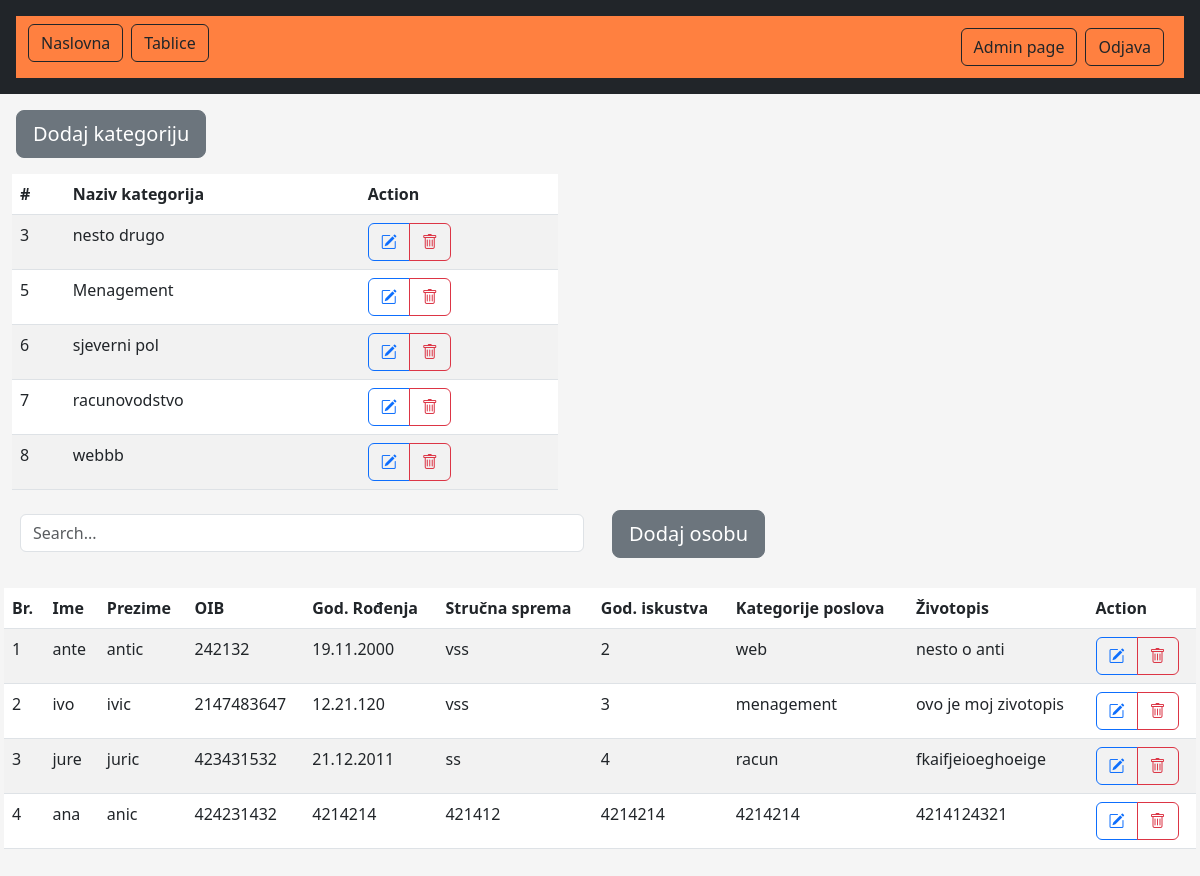
Page /tablice.php (signed in) on the committed database.
### tables this page shows
CREATE TABLE `kategorije` (
  `kategorijaID` int(11) NOT NULL AUTO_INCREMENT,
  `nazivKategorije` varchar(255) NOT NULL,
  PRIMARY KEY (`kategorijaID`)
);

CREATE TABLE `osoba` (
  `osobaID` int(11) NOT NULL AUTO_INCREMENT,
  `redniBr` int(11) NOT NULL,
  `ime` varchar(255) NOT NULL,
  `prezime` varchar(255) NOT NULL,
  `oib` int(11) NOT NULL,
  `godRod` varchar(255) NOT NULL,
  `strSprema` varchar(255) NOT NULL,
  `godIsk` varchar(255) NOT NULL,
  `katPoslova` varchar(255) NOT NULL,
  `zivotopis` varchar(255) NOT NULL,
  PRIMARY KEY (`osobaID`),
  UNIQUE KEY `redniBr` (`redniBr`),
  UNIQUE KEY `oib` (`oib`)
);

### ispis/ispisosoba.php (the view, shortened to what this page needs)
<?php
$serverName = "localhost";
$dBUsername = "root";
$dBPassword = "";
$dBName = "loginsistem";
$conn = mysqli_connect($serverName, $dBUsername, $dBPassword, $dBName);
  $sql = "SELECT * FROM osoba";
  $result = mysqli_query($conn, $sql);
  $resultCheck = mysqli_num_rows($result);
  if ($resultCheck > 0) {
    while ($row  = mysqli_fetch_assoc($result)) {
      ?>
      <tr>
        <td><?php echo $row['redniBr'] ?></td>
        <td><?php echo $row['ime'] ?></td>
        <td><?php echo $row['prezime'] ?></td>
        <td><?php echo $row['oib'] ?></td>
        <td><?php echo $row['godRod'] ?></td>
        <td><?php echo $row['strSprema'] ?></td>
        <td><?php echo $row['godIsk'] ?></td>
        <td><?php echo $row['katPoslova'] ?></td>
        <td><?php echo $row['zivotopis'] ?></td>
        <td>
          <div class="btn-group" role="group" aria-label="Basic mixed styles example">
            <a href="update.inc.php?id=<?php echo $row['osobaID'] ?>" class="btn btn-outline-primary"><i class="bi bi-pencil-square"></i></a>
            <a href="includes/delete.inc.php?id=<?php echo $row['osobaID'] ?>" class="btn btn-outline-danger"><i class="bi bi-trash"></i></a>
          </div>
        </td>
      </tr>
      <?php
    }
  }
?>

### includes/header.inc.php (shortened to what this page needs)
<!doctype html>
<html lang="en">
  <head>
    <link rel="stylesheet" href="https://cdn.jsdelivr.net/npm/bootstrap-icons@1.10.3/font/bootstrap-icons.css">
    <link href="https://cdn.jsdelivr.net/npm/bootstrap@5.3.0-alpha1/dist/css/bootstrap.min.css" rel="stylesheet">
    <link href="css/sign-in.css" rel="stylesheet">
  </head>
  <body>
<header class="p-3 text-bg-dark">
  <nav nav class="navbar navbar-expand-lg" style="background-color: #ff8040;">
    <div class="container-fluid">
      <div class="collapse navbar-collapse" id="navbarSupportedContent">
        <ul class="navbar-nav me-auto mb-2 mb-lg-0">
          <li class="nav-item">
            <li class="mb-2"><a href="index.php" class="btn btn-outline-dark me-2 float-start">Naslovna</a></li>
          </li>
          <li class="nav-item">
            <li><a href="tablice.php" class="btn btn-outline-dark me-2 float-start">Tablice</a></li>
        </ul>
        <form class="d-flex" method="post">
          <?php
            if (isset($_SESSION["userUid"])) {
              if ($_SESSION["type"] == 1) {
                echo "<div class='text-end'>";
                echo "<a href='adminpage.php' class='btn btn-outline-dark me-2'>Admin page</a>";
                echo "<button type='button' onclick=location.href='includes/logout.inc.php' class='btn btn-outline-dark me-2'>Odjava</button>";
                echo "</div>";
              }
            }
            else {
              echo "<div class='text-end'>";
              echo "<button type='button' onclick=location.href='login.php' class='btn btn-outline-dark me-2'>Prijava</button>";
              echo "<button type='button' onclick=location.href='signup.php' class='btn btn-outline-dark me-2'>Registracija</button>";
              echo "</div>";
            }
          ?>
        </form>
      </div>
    </div>
  </nav>
</header>

### tablice.php (shortened to what this page needs)
<?php
  include_once 'includes/header.inc.php';
?>
<div class="container m-0">
<div class="row row-cols-2">
  <div class="col p-0">
    <button type="button" class="w-30 m-3 btn btn-lg btn-secondary" data-bs-toggle="modal" data-bs-target="#kategorijeModal">
      Dodaj kategoriju
    </button>
  </div>
  <div class="col">
  </div>
  <div class="col">
  <table class="table table-striped table-hover">
    <thead>
    <tr>
      <th scope="col">#</th>
      <th scope="col">Naziv kategorija</th>
      <th scope="col">Action</th>
    </tr>
    </thead>
    <tbody>
      <?php include 'ispis/ispiskategorije.php'; ?>
    </tbody>
  </table>
  </div>
</div>
</div>
<div class="row m-0 p-1">
  <div class="col">
  <div class="col p-1">
    <input class="form-control" type="text" id="livesearch" placeholder="Search...">
  </div>
  </div>
  <div class="col">
    <button type="button" class="w-30 btn btn-lg btn-secondary" data-bs-toggle="modal" data-bs-target="#staticBackdrop">
      Dodaj osobu
    </button>
  </div>
</div>
<div class="row m-0 p-1">
<table class="table table-striped table-hover">
  <thead>
    <tr>
      <th scope="col">Br.</th>
      <th scope="col">Ime</th>
      <th scope="col">Prezime</th>
      <th scope="col">OIB</th>
      <th scope="col">God. Rođenja</th>
      <th scope="col">Stručna sprema</th>
      <th scope="col">God. iskustva</th>
      <th scope="col">Kategorije poslova</th>
      <th scope="col">Životopis</th>
      <th scope="col">Action</th>
    </tr>
    </thead>
    <tbody>
      <?php include 'ispis/ispisosoba.php'; ?>
    </tbody>
  </table>
</div>
<br><br><br>
  </body>
</html>

### ispis/ispiskategorije.php (shortened to what this page needs)
<?php
$serverName = "localhost";
$dBUsername = "root";
$dBPassword = "";
$dBName = "loginsistem";
$conn = mysqli_connect($serverName, $dBUsername, $dBPassword, $dBName);
  $sql = "SELECT * FROM kategorije";
  $result = mysqli_query($conn, $sql);
  $resultCheck = mysqli_num_rows($result);
  if ($resultCheck > 0) {
    while ($row  = mysqli_fetch_assoc($result)) {
      ?>
      <tr>
        <td><?php echo $row['kategorijaID'] ?></td>
        <td><?php echo $row['nazivKategorije'] ?></td>
        <td>
          <div class="btn-group" role="group" aria-label="Basic mixed styles example">
            <a href="updatekategorije.php?id=<?php echo $row['kategorijaID'] ?>" class="btn btn-outline-primary"><i class="bi bi-pencil-square"></i></a>
            <a href="includes/delete.inc.php?id=<?php echo $row['kategorijaID'] ?>" class="btn btn-outline-danger"><i class="bi bi-trash"></i></a>
          </div>
        </td>
      </tr>
      <?php
    }
  }
?>

### css/sign-in.css (style rules this page uses)
html, body { height: 100%; }
body { align-items: center; padding-bottom: 40px; background-color: #f5f5f5; }

### rows in the picture
kategorije: kategorijaID "3", nazivKategorije "nesto drugo"
kategorije: kategorijaID "5", nazivKategorije "Menagement"
kategorije: kategorijaID "6", nazivKategorije "sjeverni pol"
kategorije: kategorijaID "7", nazivKategorije "racunovodstvo"
kategorije: kategorijaID "8", nazivKategorije "webbb"
osoba: redniBr "1", ime "ante", prezime "antic", oib "242132", godRod "19.11.2000", strSprema "vss", godIsk "2", katPoslova "web", zivotopis "nesto o anti"
osoba: redniBr "2", ime "ivo", prezime "ivic", oib "2147483647", godRod "12.21.120", strSprema "vss", godIsk "3", katPoslova "menagement", zivotopis "ovo je moj zivotopis"
osoba: redniBr "3", ime "jure", prezime "juric", oib "423431532", godRod "21.12.2011", strSprema "ss", godIsk "4", katPoslova "racun", zivotopis "fkaifjeioeghoeige"
osoba: redniBr "4", ime "ana", prezime "anic", oib "424231432", godRod "4214214", strSprema "421412", godIsk "4214214", katPoslova "4214214", zivotopis "4214124321"
